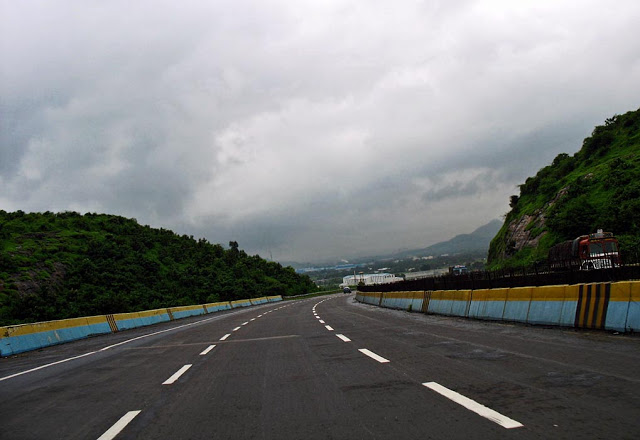
#> input picture Source Code/Module 1 Detecting Lane Lines/test_image1.jpeg, 640 x 440 px
$ jupyter execute --allow-errors lane_detection.ipynb
#> lines starting #> are read from the running program, lines starting #| are printed output that depends on the picture; after the words box and inside, x2 and y2 are one past the last pixel; in counts of white or black regions, pixels touching at a corner belong together
# Title: Detecting lane lines

Table of contents:
1. Description of libraries used.
2. Read a sample image of road and convert it to grayscale.
3. Apply Gaussian smoothing.
4. Apply Canny Edge algorithm to detect the edges.
5. Mask unwanted part of image (ignore everything outside region of interest)

[Extra] : Converting a video into frames.

### 1. Libraries used:
    1.1 matplotlib
    1.2 numpy
    1.3 cv2
    1.4 moviepy
    1.5 imageio

[cell 1]
import matplotlib.pyplot as plt

Provides a MATLAB-like plotting framework. This is very convenient for interactive work as mathematical plots can
be easily done.
This imports the module "matplotlib.pyplot" and binds that to the name "plt".

[cell 2]
import matplotlib.image as mpimg

This image module supports basic image loading, rescaling and display operations. This imports the module "matplotlib.image" and binds that to the name "mpimg"

[cell 3]
import cv2

OpenCV (Open Source Computer Vision) is a library of programming functions mainly aimed at real-time computer vision.
OpenCV has a modular structure, which means that the package includes several shared or static libraries.

[cell 4]
import numpy as np

NumPy is a library for the Python programming language, adding support for large, multi-dimensional arrays and matrices, along with a large collection of high-level mathematical functions to operate on these arrays. It is the short form for numerical python package.

### 2. Read image and apply grayscale.

[cell 5]
image = mpimg.imread('test_image1.jpeg')
#> image is the input picture: shape (440, 640, 3); mean R, G, B 120.6, 122.7, 122.6

Reading the image using the function mpimg.imread() while accessing the library matplot.image.

[cell 6]
print('Image Dimensions: ', image.shape)
#| Image Dimensions:  (440, 640, 3)

The image dimensions are displayed.

[cell 7]
plt.figure()

Creating the figure.

[cell 8]
plt.imshow(image)

This function draws image onto the frame.

[cell 9]
plt.show()

[cell 10]
gray_image = cv2.cvtColor(image, cv2.COLOR_BGR2GRAY)
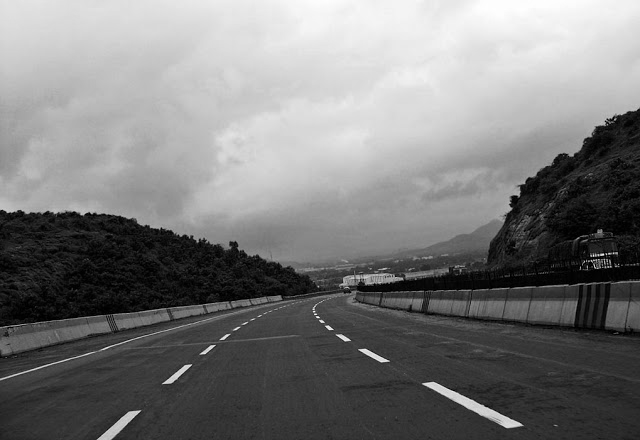
#> gray_image: shape (440, 640); min 0, max 254, mean 122.5
plt.imshow(gray_image , cmap='gray')
plt.show()

cvtColor() converts image from one color space to another. Here, the image is converted to grayscale. The converted image is assigned to a variable 'gray_image'.

### 3. Applying Gaussian blur to an image

[cell 11]
blur_image = cv2.GaussianBlur(gray_image, (5, 5), 0)
plt.imshow(blur_image , cmap='gray')
plt.show()

Image blurring is achieved by convolving the image with a low-pass filter kernel. It is useful for removing noises. It actually removes high frequency content (eg: noise, edges) from the image. We should specify the width and height of kernel which should be positive and odd.

### 4. Applying Canny edge detection algorithm on processed image

[cell 12]
gray_blur_image = cv2.GaussianBlur(gray_image, (5, 5), 0)
canny_edges_image = cv2.Canny(gray_blur_image, 50, 150)
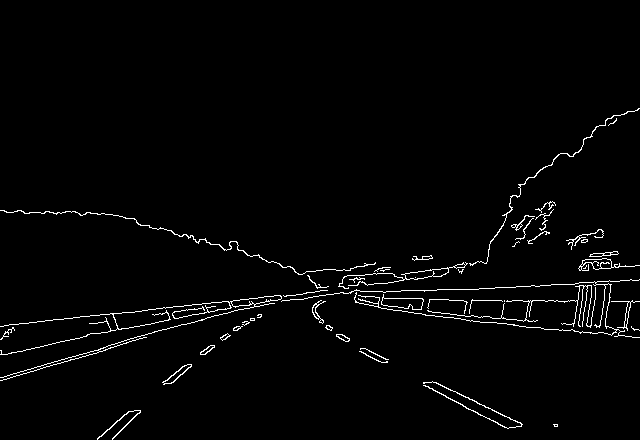
#> canny_edges_image: shape (440, 640); 2% white in thin lines or dots, all inside (x1, y1, x2, y2) = (0, 108, 640, 440)
plt.imshow(canny_edges_image)
plt.show()

Canny edge detection is a popular edge detection algorithm where the edges are detected. Here, the image is one of the input parameters of the canny function.

### Comparison of edge detection techniques:

1.Sobel Operator
    The operator consists of a pair of 3X3 convolution kernels.One kernel is simply the other rotated by 90'.
    These kernels are designed to respond maximally to edges running vertically and horizontaly relative to
    pixel grid.The kernels can be applied separately to the input image,to produce separate measurements of
    the gradient component in each orientation.

2.Robert's cross operator
    This operator performs a simple,quick to compute,2-D spatial gradient measurement on an image.This operator
    consists of 2X2 concolution kernels.This is very similar to Sobel operator.


3.Canny Edge Detection Algorithm
    First step is to filter noise in the original image before trying to detect any edges.After filtering noise,
    Gaussian smoothening can be performed using standard convolution method.

    Second step is to find the edge strength by taking gradient of the image.

    Third step computes the direction of edge using the gradient in x and y direction.When the gradient in x
    direction is equal to zero,the edge direction has to be equal to 90' or 0'.

    Fourth step relates the edge direction to a direction that can be traced in an image.

    In the Fifth step,non-maximum suppression has to be applied which is used to trace along the edge in the edge
    direction .This will give a thin line in the output image.

    In the Sixth step,hysteresis is used to eliminate streaking.Streaking is the breaking up of an edge contour
    caused by the operator output fluctuating above and below the threshold.Hysteresis uses 2 thresholds a high
    and low.


Canny edge algorithm yielded the best results as compared  with the above 2.This was expected as this algorithm
accounts for regions in an image.Algorithm yields thin lines for its edges by using non-maximal suppression.
Sobel and Robert's operator produced inaccurate ouputs and they are sensitive to noise.

Hence we are using Canny edge algorithm for lane detection.

[cell 13]
plt.subplot(2,2,1)
plt.imshow(gray_image, cmap="gray")
plt.subplot(2,2,2)
plt.imshow(blur_image)
plt.subplot(2,2,3)
plt.imshow(canny_edges_image)
plt.show()
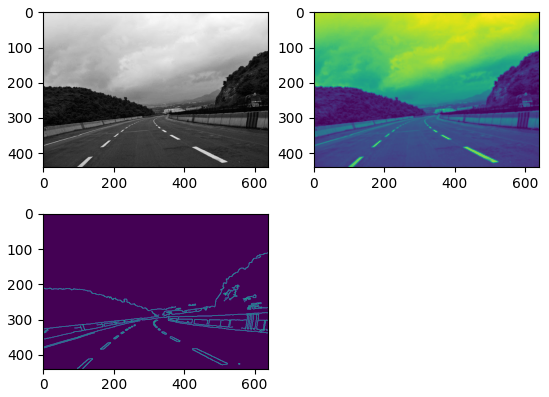
#> figure drawn by matplotlib, 3 panels

Plotting multiple images. plt.subplot() helps in plotting multiple images within a single window.

### 5. Mask edges of an image.

[cell 14]
imshape = canny_edges_image.shape
#> imshape = (440, 640)

vertices = np.array([[(0,imshape[0]),(465, 320), (475, 320), (imshape[1],imshape[0])]], dtype=np.int32)

mask = np.zeros_like(canny_edges_image)  #defining a blank mask

#defining a 3 channel or 1 channel color to fill the mask with depending on the input image
if len(canny_edges_image.shape) > 2:
    channel_count = canny_edges_image.shape[2]
    ignore_mask_color = (255,) * channel_count
else:
    ignore_mask_color = 255

cv2.fillPoly(mask, vertices, ignore_mask_color) #filling pixels inside the polygon defined by "vertices" with the fill color
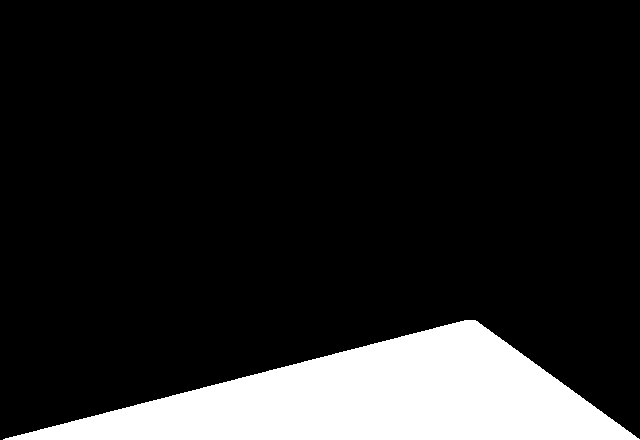
#> mask: shape (440, 640); 13.9% white; 1 white region, box (x1, y1, x2, y2) and area: (3, 320, 640, 440) 39071

Filling pixels inside the polygon defined by "vertices" with the fill color.

[cell 15]
masked_image = cv2.bitwise_and(canny_edges_image, mask) #returning the image only where mask pixels are nonzero
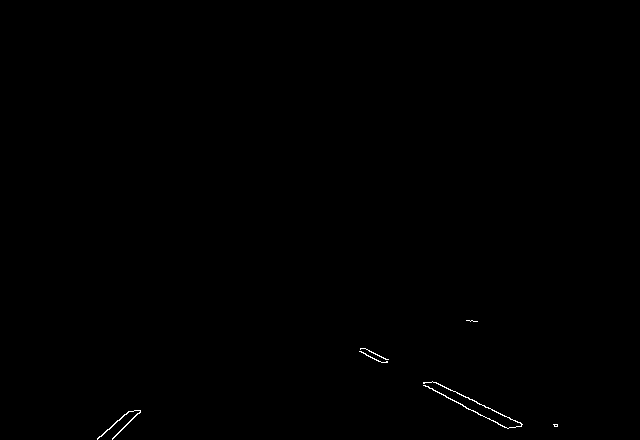
#> masked_image: shape (440, 640); 0.18% white in thin lines or dots, all inside (x1, y1, x2, y2) = (97, 320, 558, 440)
plt.imshow(masked_image)
plt.show()
